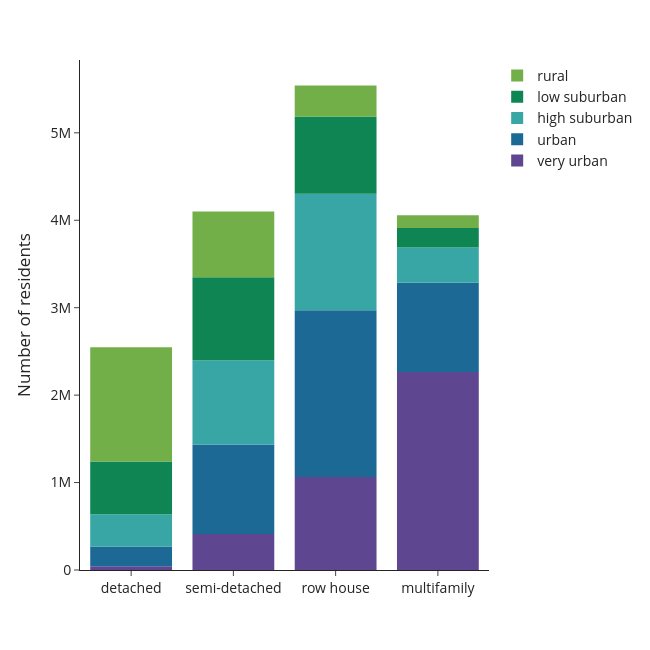

The notebook cell this image was saved under:
### Code cell
df = use['n_hhdmem'+year].groupby(level=[1,3], sort=False).sum().reset_index()
    fig = px.bar(df, y='n_hhdmem'+year, x='typology_lab',color='density_lab', 
                 #text=df['percentage'].apply(lambda x: '{0:.1%}'.format(x)), 
                 labels={'n_hhdmem'+year:'Number of residents',
                         'typology_lab':'',
                         'density_lab':''}, 
                 template='simple_white', 
             color_discrete_sequence=px.colors.qualitative.Prism) 
    #fig.update_traces(textposition='inside')
    fig.update_layout(width=650, height=650, 
                      #xaxis_tickformat = '.0%',
                      font=dict(size=14),
                      legend=dict(
        traceorder='reversed',
        #orientation="h",
        #entrywidth=70,
        #yanchor="bottom",
        #y=1.02,
        #xanchor="left",
        #x=-0.25
    ))
    fig.update_traces(marker_line_width=0)
    fig.write_image('visualisations/'+class_name_short+'/stackedbars_cap_per_type_urb'+year+age_group+'.png', scale=3)
    fig.show()

### Figure 1 — Plotly figure (JSON) as saved in the notebook; plotly's stock layout.template omitted (floating-point values rounded to 4 significant figures)
{"data": [{"alignmentgroup": "True", "hovertemplate": "=%{x}<br>Number of residents=%{y}<extra></extra>", "legendgroup": "very urban", "marker": {"color": "rgb(95, 70, 144)", "line": {"width": 0}, "pattern": {"shape": ""}}, "name": "very urban", "offsetgroup": "very urban", "orientation": "v", "showlegend": true, "textposition": "auto", "type": "bar", "x": ["detached", "semi-detached", "row house", "multifamily"], "xaxis": "x", "y": [43755, 411935, 1062765, 2263780], "yaxis": "y"}, {"alignmentgroup": "True", "hovertemplate": "=%{x}<br>Number of residents=%{y}<extra></extra>", "legendgroup": "urban", "marker": {"color": "rgb(29, 105, 150)", "line": {"width": 0}, "pattern": {"shape": ""}}, "name": "urban", "offsetgroup": "urban", "orientation": "v", "showlegend": true, "textposition": "auto", "type": "bar", "x": ["detached", "semi-detached", "row house", "multifamily"], "xaxis": "x", "y": [224425, 1023385, 1908625, 1022305], "yaxis": "y"}, {"alignmentgroup": "True", "hovertemplate": "=%{x}<br>Number of residents=%{y}<extra></extra>", "legendgroup": "high suburban", "marker": {"color": "rgb(56, 166, 165)", "line": {"width": 0}, "pattern": {"shape": ""}}, "name": "high suburban", "offsetgroup": "high suburban", "orientation": "v", "showlegend": true, "textposition": "auto", "type": "bar", "x": ["detached", "semi-detached", "row house", "multifamily"], "xaxis": "x", "y": [368510, 964030, 1332375, 403500], "yaxis": "y"}, {"alignmentgroup": "True", "hovertemplate": "=%{x}<br>Number of residents=%{y}<extra></extra>", "legendgroup": "low suburban", "marker": {"color": "rgb(15, 133, 84)", "line": {"width": 0}, "pattern": {"shape": ""}}, "name": "low suburban", "offsetgroup": "low suburban", "orientation": "v", "showlegend": true, "textposition": "auto", "type": "bar", "x": ["detached", "semi-detached", "row house", "multifamily"], "xaxis": "x", "y": [603300, 947525, 883200, 222185], "yaxis": "y"}, {"alignmentgroup": "True", "hovertemplate": "=%{x}<br>Number of residents=%{y}<extra></extra>", "legendgroup": "rural", "marker": {"color": "rgb(115, 175, 72)", "line": {"width": 0}, "pattern": {"shape": ""}}, "name": "rural", "offsetgroup": "rural", "orientation": "v", "showlegend": true, "textposition": "auto", "type": "bar", "x": ["detached", "semi-detached", "row house", "multifamily"], "xaxis": "x", "y": [1308490, 753085, 354285, 145970], "yaxis": "y"}], "layout": {"barmode": "relative", "font": {"size": 14}, "height": 650, "legend": {"title": {"text": ""}, "tracegroupgap": 0, "traceorder": "reversed"}, "margin": {"t": 60}, "width": 650, "xaxis": {"anchor": "y", "domain": [0, 1], "title": {"text": ""}}, "yaxis": {"anchor": "x", "domain": [0, 1], "title": {"text": "Number of residents"}}}}
